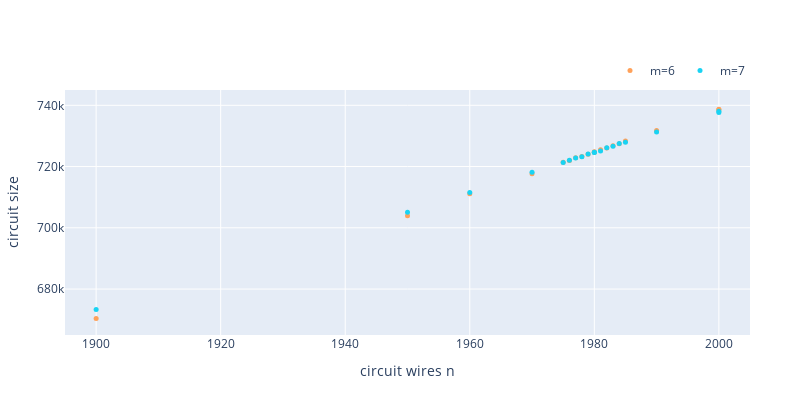

Notebook code cell kept with this figure:
### Code cell
layout_2 = go.Layout(
    margin=dict(l=65, r=50, b=65, t=90),
    autosize=False,
    width=800,
    height=400,
    xaxis = dict(title='circuit wires n', range=[1895,2005]),
    yaxis = dict(title='circuit size', range=[665000,745000]),
    legend=dict(orientation='h', yanchor='bottom', y=1.02, xanchor='right', x=1)
    )

trace0 = go.Scatter(x=section_size_6_df['size'].tolist(), y=section_size_6_df['num_gates'].tolist(), name= 'm=6', mode='markers', marker_size=5, line=dict(color='#FFA15A'))
trace1 = go.Scatter(x=section_size_7_df['size'].tolist(), y=section_size_7_df['num_gates'].tolist(), name= 'm=7', mode='markers', marker_size=5, line=dict(color='#19D3F3'))

data = [trace0, trace1]
fig = go.Figure(data = data, layout=layout_2)
fig.show()

### Figure 1 — Plotly figure (JSON) as saved in the notebook; plotly's stock layout.template omitted (floating-point values rounded to 4 significant figures; data arrays with more than 128 entries replaced by an {"elided": "..."} marker saying what was removed)
{"data": [{"line": {"color": "#FFA15A"}, "marker": {"size": 5}, "mode": "markers", "name": "m=6", "type": "scatter", "x": {"elided": "432 int values"}, "y": {"elided": "432 int values"}}, {"line": {"color": "#19D3F3"}, "marker": {"size": 5}, "mode": "markers", "name": "m=7", "type": "scatter", "x": [300, 310, 320, 330, 340, 350, 360, 370, 380, 390, 400, 410, 420, 430, 440, 450, 460, 470, 480, 490, 500, 510, 520, 530, 540, 550, 560, 570, 580, 590, 600, 610, 620, 630, 640, 650, 660, 670, 680, 690, 700, 710, 720, 730, 740, 750, 760, 770, 780, 790, 800, 810, 820, 830, 840, 850, 860, 870, 880, 890, 900, 910, 920, 930, 940, 950, 960, 970, 980, 990, 1000, 1010, 1020, 1030, 1040, 1050, 1060, 1070, 1080, 1090, 1100, 1110, 1120, 1130, 1140, 1150, 1160, 1170, 1180, 1190, 1200, 1300, 1400, 1500, 1600, 1700, 1800, 1900, 2000, 1950, 1960, 1970, 1980, 1990, 2000, 1975, 1976, 1977, 1978, 1979, 1980, 1981, 1982, 1983, 1984, 1985], "y": [29515, 30979, 33035, 34837, 36406, 38382, 40428, 42264, 44176, 46046, 48083, 49947, 52187, 54176, 56256, 58469, 60580, 62969, 65152, 67453, 69600, 72172, 74384, 76673, 79084, 81576, 84314, 86642, 88883, 91648, 94250, 96881, 99612, 102118, 104873, 107655, 110576, 113221, 116039, 118837, 121608, 124545, 127878, 130475, 133790, 136444, 139462, 142680, 145831, 148868, 152064, 155225, 158365, 161729, 165103, 168403, 171774, 174968, 178446, 181788, 185304, 188633, 192270, 195784, 199424, 202937, 206661, 210227, 213895, 217604, 221439, 225196, 228738, 232720, 236557, 240354, 244294, 248224, 252311, 256354, 260110, 264237, 268326, 272501, 276575, 280796, 284628, 289259, 293329, 297510, 301955, 346523, 393874, 444253, 497231, 552892, 611746, 673354, 738025, 705097, 711549, 718173, 724553, 731278, 737684, 721305, 722041, 722778, 723209, 724075, 724692, 725107, 726167, 726623, 727514, 727906]}], "layout": {"autosize": false, "height": 400, "legend": {"orientation": "h", "x": 1, "xanchor": "right", "y": 1.02, "yanchor": "bottom"}, "margin": {"b": 65, "l": 65, "r": 50, "t": 90}, "width": 800, "xaxis": {"range": [1895, 2005], "title": {"text": "circuit wires n"}}, "yaxis": {"range": [665000, 745000], "title": {"text": "circuit size"}}}}
